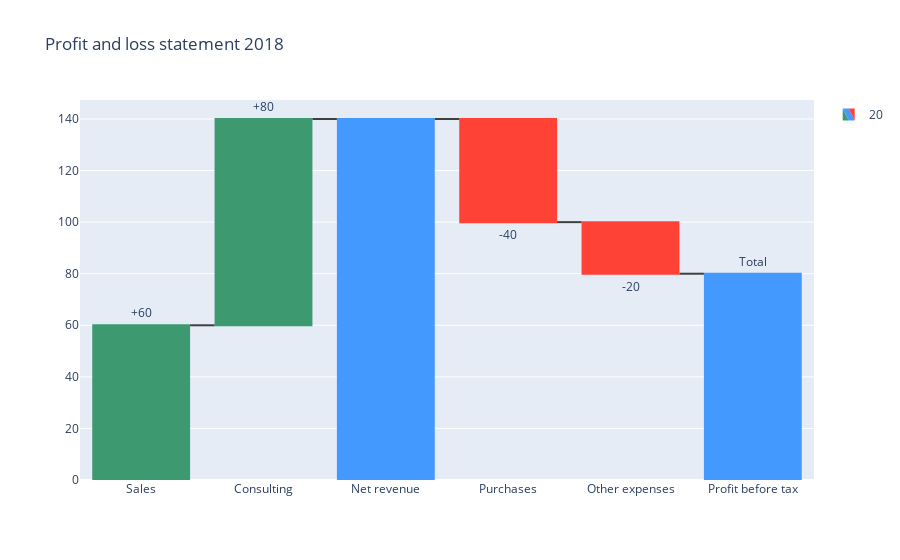

Notebook code cell kept with this figure:
### Markdown cell above
<h3 id="Simple-Waterfall-Chart">Simple Waterfall Chart<a class="anchor-link" href="#Simple-Waterfall-Chart">¶</a></h3>

### Code cell
import plotly.graph_objects as go

fig = go.Figure(go.Waterfall(
    name = "20", orientation = "v",
    measure = ["relative", "relative", "total", "relative", "relative", "total"],
    x = ["Sales", "Consulting", "Net revenue", "Purchases", "Other expenses", "Profit before tax"],
    textposition = "outside",
    text = ["+60", "+80", "", "-40", "-20", "Total"],
    y = [60, 80, 0, -40, -20, 0],
    connector = {"line":{"color":"rgb(63, 63, 63)"}},
))

fig.update_layout(
        title = "Profit and loss statement 2018",
        showlegend = True
)

fig.show()

### Figure 1 — Plotly figure (JSON) as saved in the notebook; plotly's stock layout.template omitted (floating-point values rounded to 4 significant figures)
{"data": [{"connector": {"line": {"color": "rgb(63, 63, 63)"}}, "measure": ["relative", "relative", "total", "relative", "relative", "total"], "name": "20", "orientation": "v", "text": ["+60", "+80", "", "-40", "-20", "Total"], "textposition": "outside", "type": "waterfall", "x": ["Sales", "Consulting", "Net revenue", "Purchases", "Other expenses", "Profit before tax"], "y": [60, 80, 0, -40, -20, 0]}], "layout": {"showlegend": true, "title": {"text": "Profit and loss statement 2018"}}}
